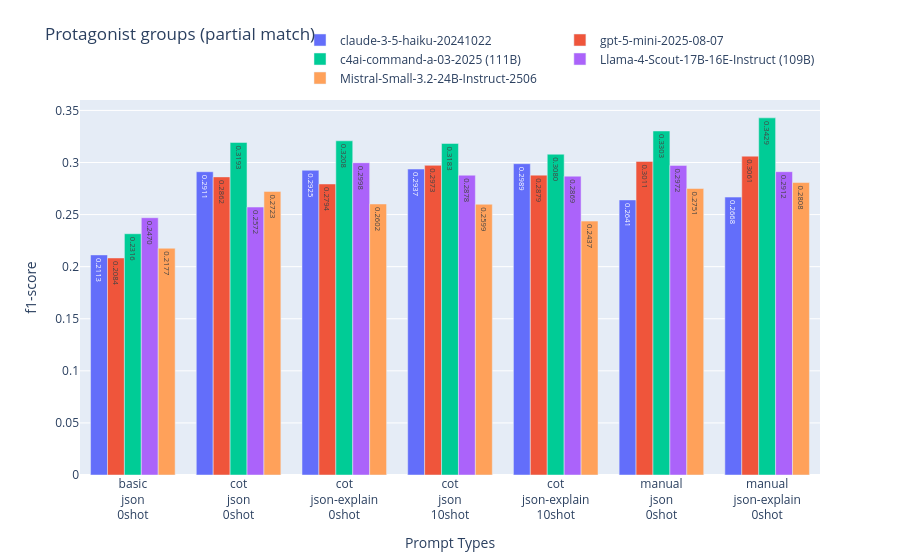

Notebook source saved alongside this figure:
### Code cell
plot(
    scores['protagonists_group'], title="Protagonist groups",
    split='all', metric='f1-score', strategy="partial", ylim=[0, 0.36]
)

### Figure 1 — Plotly figure (JSON) as saved in the notebook; plotly's stock layout.template omitted (floating-point values rounded to 4 significant figures)
{"data": [{"name": "claude-3-5-haiku-20241022", "text": ["0.2113", "0.2911", "0.2925", "0.2937", "0.2989", "0.2641", "0.2668"], "type": "bar", "x": ["basic<br>json<br>0shot", "cot<br>json<br>0shot", "cot<br>json-explain<br>0shot", "cot<br>json<br>10shot", "cot<br>json-explain<br>10shot", "manual<br>json<br>0shot", "manual<br>json-explain<br>0shot"], "y": [0.2113, 0.2911, 0.2925, 0.2937, 0.2989, 0.2641, 0.2668]}, {"name": "gpt-5-mini-2025-08-07", "text": ["0.2084", "0.2862", "0.2794", "0.2973", "0.2879", "0.3011", "0.3061"], "type": "bar", "x": ["basic<br>json<br>0shot", "cot<br>json<br>0shot", "cot<br>json-explain<br>0shot", "cot<br>json<br>10shot", "cot<br>json-explain<br>10shot", "manual<br>json<br>0shot", "manual<br>json-explain<br>0shot"], "y": [0.2084, 0.2862, 0.2794, 0.2973, 0.2879, 0.3011, 0.3061]}, {"name": "c4ai-command-a-03-2025 (111B)", "text": ["0.2316", "0.3193", "0.3208", "0.3183", "0.3080", "0.3303", "0.3429"], "type": "bar", "x": ["basic<br>json<br>0shot", "cot<br>json<br>0shot", "cot<br>json-explain<br>0shot", "cot<br>json<br>10shot", "cot<br>json-explain<br>10shot", "manual<br>json<br>0shot", "manual<br>json-explain<br>0shot"], "y": [0.2316, 0.3193, 0.3208, 0.3183, 0.308, 0.3303, 0.3429]}, {"name": "Llama-4-Scout-17B-16E-Instruct (109B)", "text": ["0.2470", "0.2572", "0.2998", "0.2878", "0.2869", "0.2972", "0.2912"], "type": "bar", "x": ["basic<br>json<br>0shot", "cot<br>json<br>0shot", "cot<br>json-explain<br>0shot", "cot<br>json<br>10shot", "cot<br>json-explain<br>10shot", "manual<br>json<br>0shot", "manual<br>json-explain<br>0shot"], "y": [0.247, 0.2572, 0.2998, 0.2878, 0.2869, 0.2972, 0.2912]}, {"name": "Mistral-Small-3.2-24B-Instruct-2506", "text": ["0.2177", "0.2723", "0.2602", "0.2599", "0.2437", "0.2751", "0.2808"], "type": "bar", "x": ["basic<br>json<br>0shot", "cot<br>json<br>0shot", "cot<br>json-explain<br>0shot", "cot<br>json<br>10shot", "cot<br>json-explain<br>10shot", "manual<br>json<br>0shot", "manual<br>json-explain<br>0shot"], "y": [0.2177, 0.2723, 0.2602, 0.2599, 0.2437, 0.2751, 0.2808]}], "layout": {"legend": {"orientation": "h", "x": 1, "xanchor": "right", "y": 1.02, "yanchor": "bottom"}, "title": {"text": "Protagonist groups (partial match)", "y": 0.95}, "xaxis": {"title": {"text": "Prompt Types"}}, "yaxis": {"range": [0, 0.36], "title": {"text": "f1-score"}}}}
